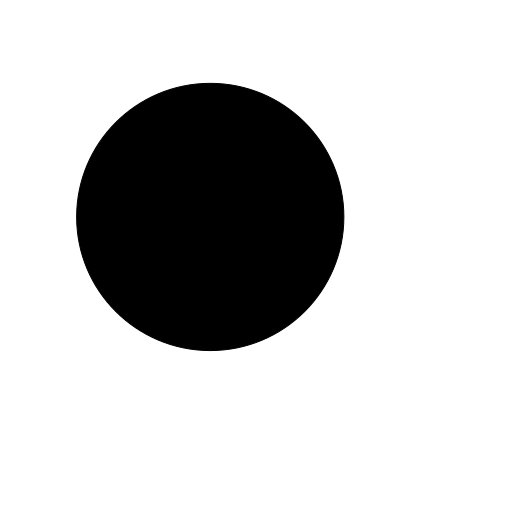
#> input picture prueba/tepongoaprueba.png, 512 x 512 px
$ python '019-comparar listas.py'
#> lines starting #> are read from the running program, lines starting #| are printed output that depends on the picture; after the words box and inside, x2 and y2 are one past the last pixel; in counts of white or black regions, pixels touching at a corner belong together
from PIL import Image,ImageFilter

imagen = Image.open("prueba/tepongoaprueba.png")
#> imagen is the input picture: PIL image 512x512 RGBA; mean R, G, B, A 199.5, 199.5, 199.5, 55
escalado = imagen.resize((512,512))
grises = escalado.convert("L")
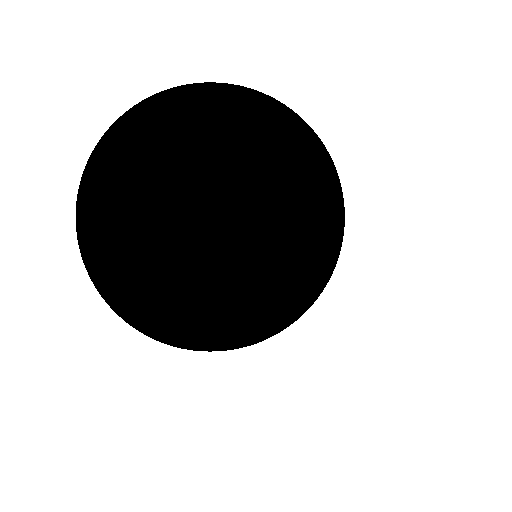
#> grises: PIL image 512x512 L; 78.3% white; 1 black region, box (x1, y1, x2, y2) and area: (76, 82, 345, 352) 57009
bordes = grises.filter(ImageFilter.FIND_EDGES)
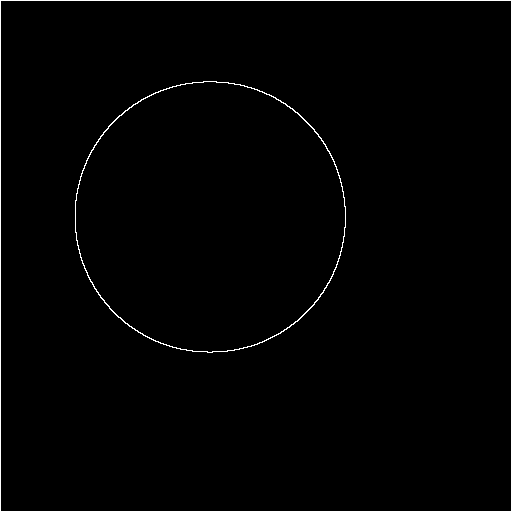
#> bordes: PIL image 512x512 L; 1.2% white in thin lines or dots
blancoynegro = bordes.point(lambda x:0 if x < 50 else 255,'1')
pixeles = blancoynegro.load()
anchurabloque = 2
longitud = pow(2,pow(anchurabloque,2))
lista = []
for i in range(0,longitud):
    lista.append(0)
for xi in range(0,512-anchurabloque):
    for yi in range(0,512-anchurabloque):
        cadena = ""
        for x in range(0,anchurabloque):
            for y in range(0,anchurabloque):
                if pixeles[xi+x,yi+y] == 255:
                    cadena += "1"
                else:
                    cadena += "0"
        lista[int(cadena,2)] += 1
print(lista)

memoria = open("memoria.txt",'r')
#> (reads memoria.txt from the repository)
for linea in memoria:
    tipo = linea.split("|")[0]
    valores = linea.split("|")[1]
    milista = [int(value) for value in valores.split(',')]
    suma = 0
    for i in range(0,len(lista)):
        suma += abs(lista[i] - milista[i])
    print(tipo+": "+str(suma))
memoria.close()
